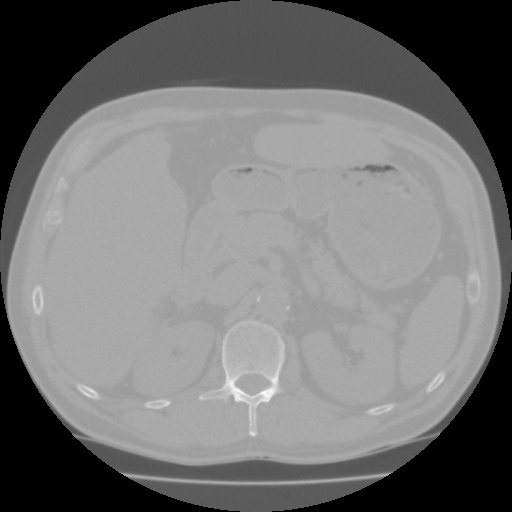
#> input picture exercises/ex6-PixelClassificationAndObjectSegmentation_mangler/data/Training.dcm, 512 x 512 px
$ python Ex6.py
#> lines starting #> are read from the running program, lines starting #| are printed output that depends on the picture; after the words box and inside, x2 and y2 are one past the last pixel; in counts of white or black regions, pixels touching at a corner belong together; pictures that were not available may be replaced by others from this repository, and a replacement may not be noted
#%% Imports
from skimage import io, color
from skimage.morphology import binary_closing, binary_opening
from skimage.morphology import disk
import matplotlib.pyplot as plt
import numpy as np
from skimage import measure
from skimage.color import label2rgb
import pydicom as dicom
from scipy.stats import norm
from scipy.spatial import distance
import os
os.chdir(r'C:\Users\askeb\OneDrive - Danmarks Tekniske Universitet\DTU\9. Semester\Image analysis\Scripts og data\DTUImageAnalysis\exercises\ex6-PixelClassificationAndObjectSegmentation_mangler')

#%% Given functions
# [10 lines left out: function show_comparison, not called in this run]

#%% Load the dicom image
in_dir = "data/"
ct = dicom.read_file(in_dir + 'Training.dcm')
img = ct.pixel_array
#> img is the input picture: shape (512, 512) int16; min -2048, max 1114, mean -610
print(img.shape)
#| (512, 512)
print(img.dtype)
#| int16
io.imshow(img,vmin=np.min(img),vmax=np.max(img))
# %% Ex 1 try to make good visualisation of the spleen
#HU typically ranges from 0 to 150.
io.imshow(img, vmin=-50, vmax=150, cmap='gray')
io.show()
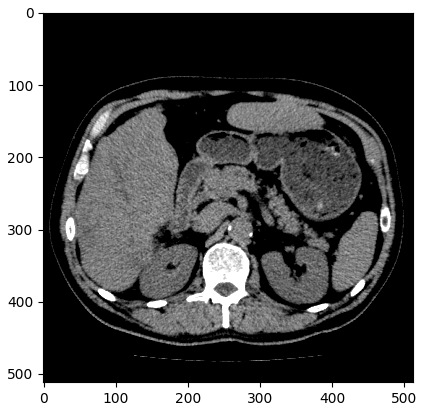
#> figure drawn by matplotlib, 1 panel
# %% Inspecting the spleen
spleen_roi = io.imread(in_dir + 'SpleenROI.png')
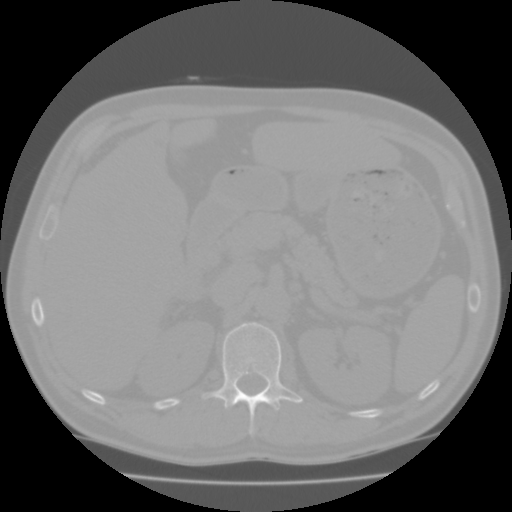
#> input picture exercises/ex6-PixelClassificationAndObjectSegmentation_mangler/data/Test3.dcm, 512 x 512 px, given in place of SpleenROI.png, which was not available
#> spleen_roi is the input picture: shape (512, 512) int16; min -2048, max 1208, mean -602.8
# convert to boolean image
spleen_mask = spleen_roi > 0
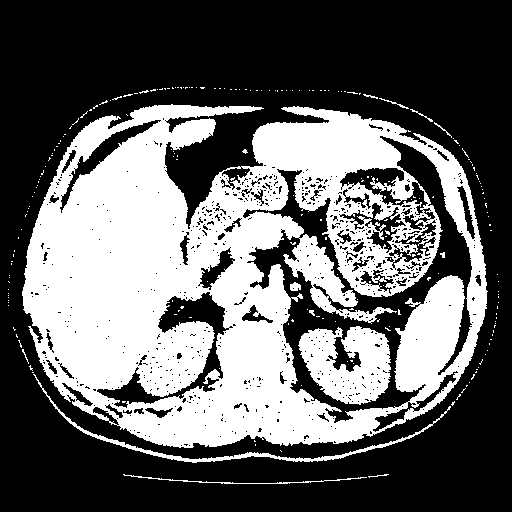
#> spleen_mask: shape (512, 512) bool; 39.2% white; 229 white regions (216 under 20 px), largest, box (x1, y1, x2, y2) and area: (22, 104, 488, 448) 95053, (298, 326, 391, 405) 4908, (33, 374, 451, 463) 1477
spleen_values = img[spleen_mask]

#Plot histogram
plt.hist(spleen_values, bins=100)
plt.show()
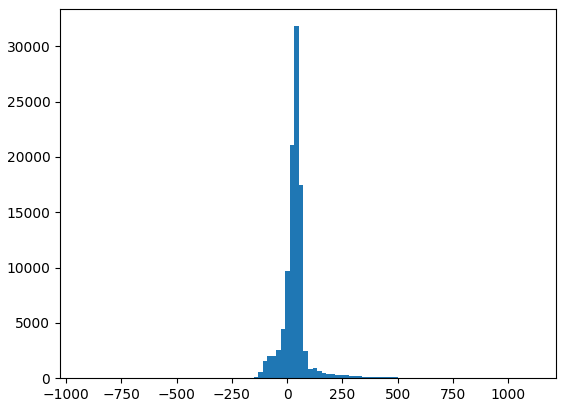
#> figure drawn by matplotlib, 1 panel; tallest bar 31822 high, from x = 33.33 to 53.72
mu_spleen = np.mean(spleen_values)
#> mu_spleen = 38.59
std_spleen = np.std(spleen_values)
#> std_spleen = 89.54

# Mean a bit lower than expected
# Standard deviation is quite high as well
#Histogram looks gaussian

# %% EX 4 Fit gaussian to histogram and plot

n, bins, patches = plt.hist(spleen_values, 60, density=1)
#> n = 60 values, max 0.0142 at index 28, min 5.73e-07 at index 59, mean 0.00049; bins = 61 values from -925 to 1114; patches = 60 items
pdf_spleen = norm.pdf(bins, mu_spleen, std_spleen)
#> pdf_spleen = 61 values, max 0.00442 at index 28, min 2.12e-34 at index 60, mean 0.000482
plt.plot(bins, pdf_spleen)
plt.xlabel('Hounsfield unit')
plt.ylabel('Frequency')
plt.title('Spleen values in CT scan')
plt.show()
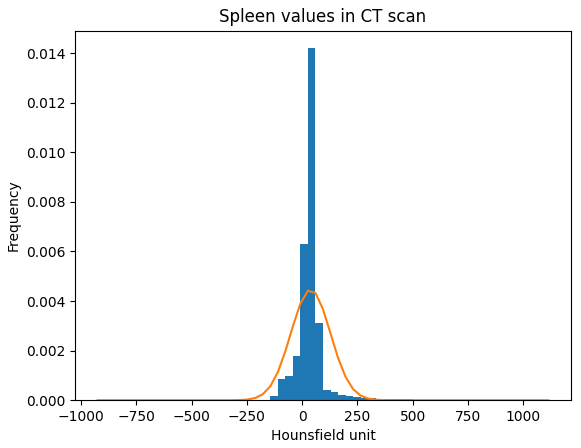
#> figure drawn by matplotlib, 1 panel; tallest bar 0.0142 high, from x = 26.53 to 60.52; curve peaks at x = 26.53, y = 0.00442


# %% Ex 5: PLot histogram and gaussian for all organs
organs = ['Background','Bone','Liver','Spleen',
          'Trabec','Fat','Kidney']
colors = ['black','red','blue','green','yellow','purple','orange']
plt.figure()
for organ in organs:
    mask = io.imread(in_dir + organ + 'ROI.png') > 0
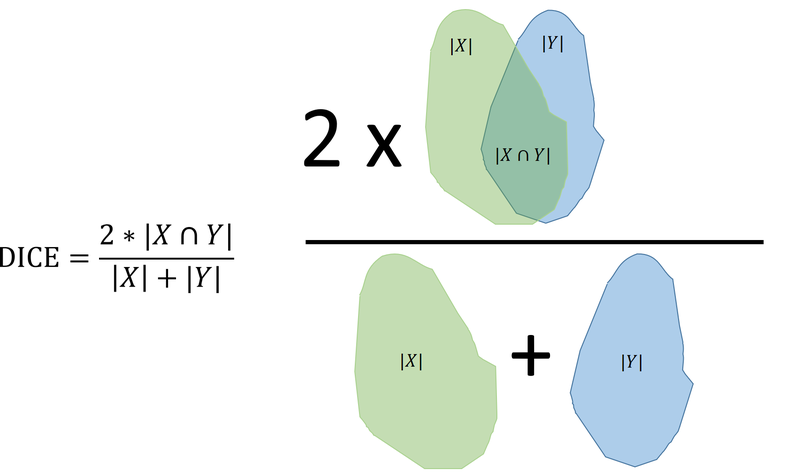
#> input picture exercises/ex6-PixelClassificationAndObjectSegmentation_mangler/figs/DICEScore.png, 800 x 474 px, given in place of BackgroundROI.png, which was not available
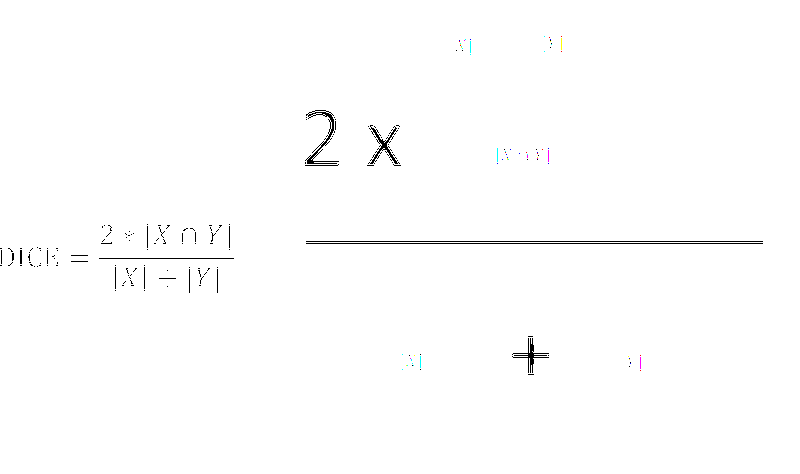
#> mask: shape (474, 800, 3) bool; mean R, G, B 0.993, 0.993, 0.993
#> (the run stopped early here; a loop or call above may not have finished)
